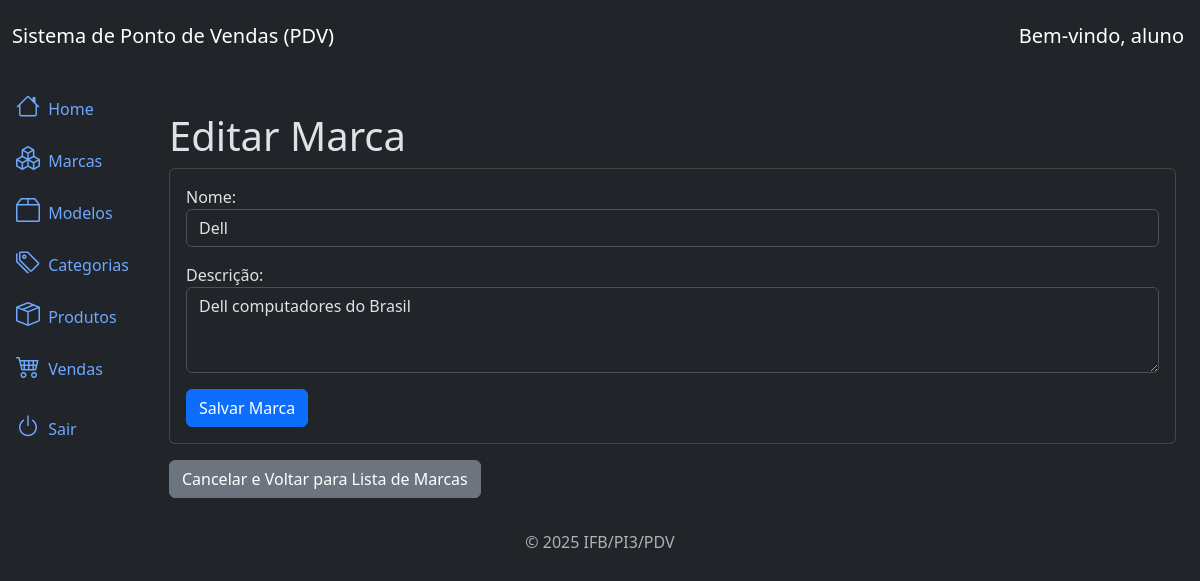
Page /brands/1/update/ (signed in) on the earlier database version.
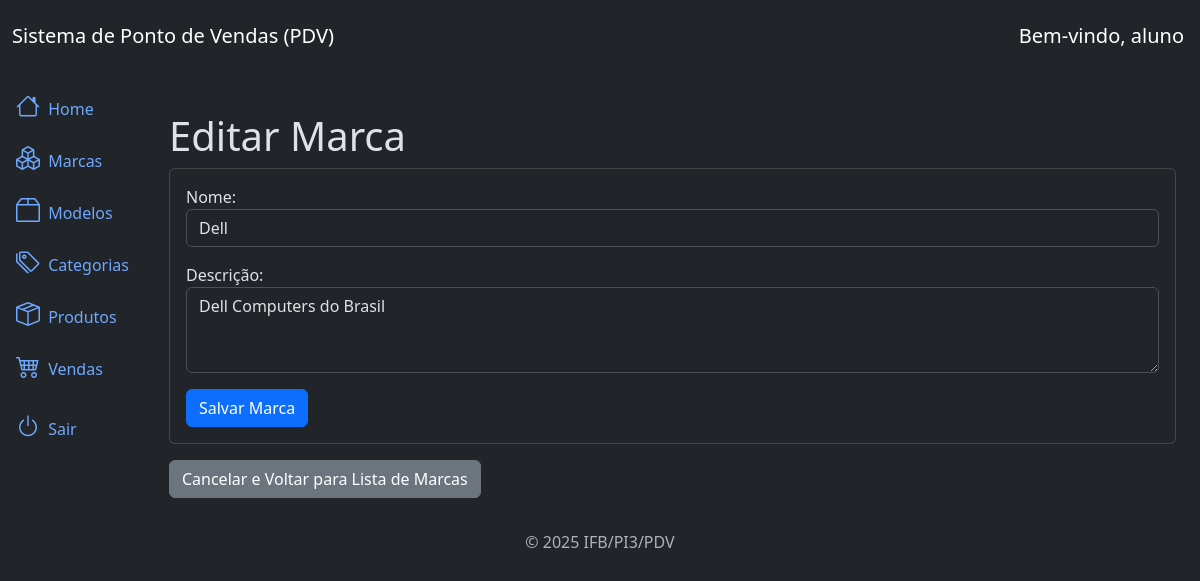
Same page on the later database version.
### brands/models.py (models this page shows, shortened)
class Brand(models.Model):
    name = models.CharField(max_length=200)
    description = models.TextField(blank=True, null=True)
    created_at = models.DateTimeField(auto_now_add=True)
    updated_at = models.DateTimeField(auto_now=True)
    class Meta:
        ordering = ['name']

### brands/views.py (the view)
# urls.py: path('brands/<int:pk>/update/', views.BrandUpdateView.as_view(), name='brand_update'),
class BrandUpdateView(LoginRequiredMixin, PermissionRequiredMixin, UpdateView):
    model = models.Brand
    template_name = 'brand_update.html'
    form_class = forms.BrandForm
    success_url = reverse_lazy('brand_list')
    permission_required = 'brands.change_brand'

### brands/forms.py
class BrandForm(forms.ModelForm):
    class Meta:
        model = models.Brand
        fields = ['name', 'description']
        widgets = {
            'name': forms.TextInput(attrs={'class':'form-control'}),
            'description': forms.Textarea(attrs={'class':'form-control', 'rows':3})
        }
        labels = {
            'name': 'Nome',
            'description': 'Descrição',
        }

### brands/templates/brand_update.html (shortened to what this page needs)
{% extends 'base.html' %}
{% block content %}
    <div class="conteiner mt-4">
        <h3 class="display-6">Editar Marca</h3>
        <div class="card">
            <div class="card-body">
                <form method="post" class="form">
                    {{  form.as_p }}
                    <button type="submit" class="btn btn-primary">Salvar Marca</button>
                </form>
            </div>
        </div>
        <a href="{% url 'brand_list' %}" class="btn btn-secondary mt-3">Cancelar e Voltar para Lista de Marcas</a>
    </div>
{% endblock %}

Differences in the rows shown:
changed Brand "Dell": description "Dell computadores do Brasil" → "Dell Computers do Brasil"
